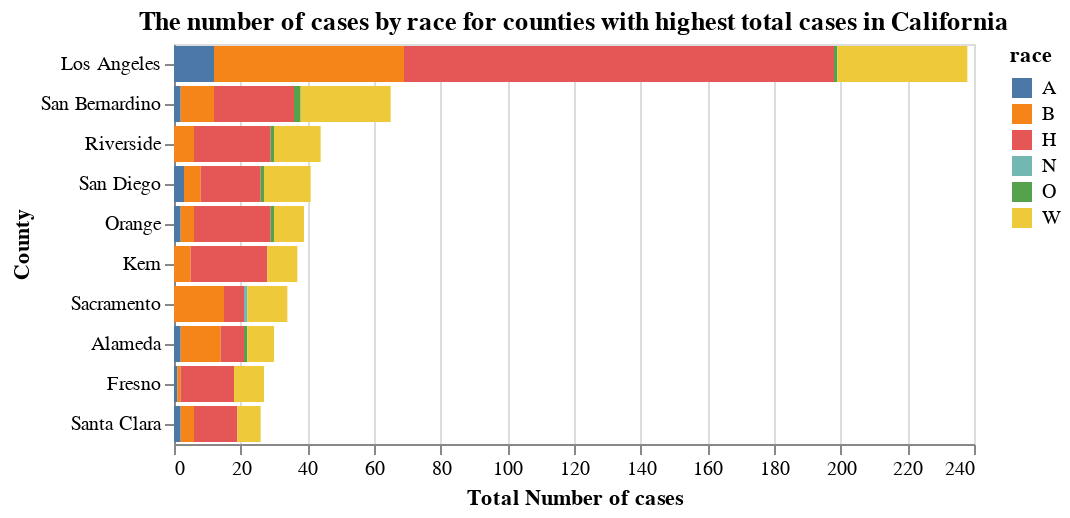

Notebook code for this chart:
### Code cell
# look at the top 10 counties by race and compare them 
Top_counties_count = Top_10_counties.groupby(
    ['County','race']).agg({'id':'count'}).reset_index().rename(
    columns={'id':'Count'})

fig_top_counties = alt.Chart(Top_counties_count,
                             title = 'The number of cases by race for counties with highest total cases in California'
                            ).mark_bar().encode(
    x=alt.X('Count:Q', title = 'Total Number of cases'),
    y=alt.Y('County:N', sort=alt.EncodingSortField(field='Count', order='descending')),
    color='race'
)

#text = fig_top_counties.mark_text(
#        align='center',
#       baseline='middle',
#       dx=-15, 
#       dy=5).encode(
#   x=alt.X('Count:Q', stack='zero'),
#   y=alt.Y('County:N', sort=alt.EncodingSortField(field='Count', order='descending')),
#   detail='race:N',
#   text=alt.Text('Count:Q')
#)

# print out the graph 
fig_top_counties
#(fig_top_counties + text).properties(width=700, height=300)

### Figure 1 — Vega-Lite specification as saved in the notebook (floating-point values rounded to 4 significant figures)
{"config": {"view": {"continuousWidth": 400, "continuousHeight": 300}}, "data": {"name": "data-864f2b2e6f7f63dbd8cbd57691ee9a44"}, "mark": "bar", "encoding": {"color": {"type": "nominal", "field": "race"}, "x": {"type": "quantitative", "field": "Count", "title": "Total Number of cases"}, "y": {"type": "nominal", "field": "County", "sort": {"field": "Count", "order": "descending"}}}, "title": "The number of cases by race for counties with highest total cases in California", "$schema": "https://vega.github.io/schema/vega-lite/v4.8.1.json", "datasets": {"data-864f2b2e6f7f63dbd8cbd57691ee9a44": [{"County": "Alameda", "race": "A", "Count": 2}, {"County": "Alameda", "race": "B", "Count": 12}, {"County": "Alameda", "race": "H", "Count": 7}, {"County": "Alameda", "race": "O", "Count": 1}, {"County": "Alameda", "race": "W", "Count": 8}, {"County": "Fresno", "race": "A", "Count": 1}, {"County": "Fresno", "race": "B", "Count": 1}, {"County": "Fresno", "race": "H", "Count": 16}, {"County": "Fresno", "race": "W", "Count": 9}, {"County": "Kern", "race": "B", "Count": 5}, {"County": "Kern", "race": "H", "Count": 23}, {"County": "Kern", "race": "W", "Count": 9}, {"County": "Los Angeles", "race": "A", "Count": 12}, {"County": "Los Angeles", "race": "B", "Count": 57}, {"County": "Los Angeles", "race": "H", "Count": 129}, {"County": "Los Angeles", "race": "O", "Count": 1}, {"County": "Los Angeles", "race": "W", "Count": 39}, {"County": "Orange", "race": "A", "Count": 2}, {"County": "Orange", "race": "B", "Count": 4}, {"County": "Orange", "race": "H", "Count": 23}, {"County": "Orange", "race": "O", "Count": 1}, {"County": "Orange", "race": "W", "Count": 9}, {"County": "Riverside", "race": "B", "Count": 6}, {"County": "Riverside", "race": "H", "Count": 23}, {"County": "Riverside", "race": "O", "Count": 1}, {"County": "Riverside", "race": "W", "Count": 14}, {"County": "Sacramento", "race": "B", "Count": 15}, {"County": "Sacramento", "race": "H", "Count": 6}, {"County": "Sacramento", "race": "N", "Count": 1}, {"County": "Sacramento", "race": "W", "Count": 12}, {"County": "San Bernardino", "race": "A", "Count": 2}, {"County": "San Bernardino", "race": "B", "Count": 10}, {"County": "San Bernardino", "race": "H", "Count": 24}, {"County": "San Bernardino", "race": "O", "Count": 2}, {"County": "San Bernardino", "race": "W", "Count": 27}, {"County": "San Diego", "race": "A", "Count": 3}, {"County": "San Diego", "race": "B", "Count": 5}, {"County": "San Diego", "race": "H", "Count": 18}, {"County": "San Diego", "race": "O", "Count": 1}, {"County": "San Diego", "race": "W", "Count": 14}, {"County": "Santa Clara", "race": "A", "Count": 2}, {"County": "Santa Clara", "race": "B", "Count": 4}, {"County": "Santa Clara", "race": "H", "Count": 13}, {"County": "Santa Clara", "race": "W", "Count": 7}]}}
